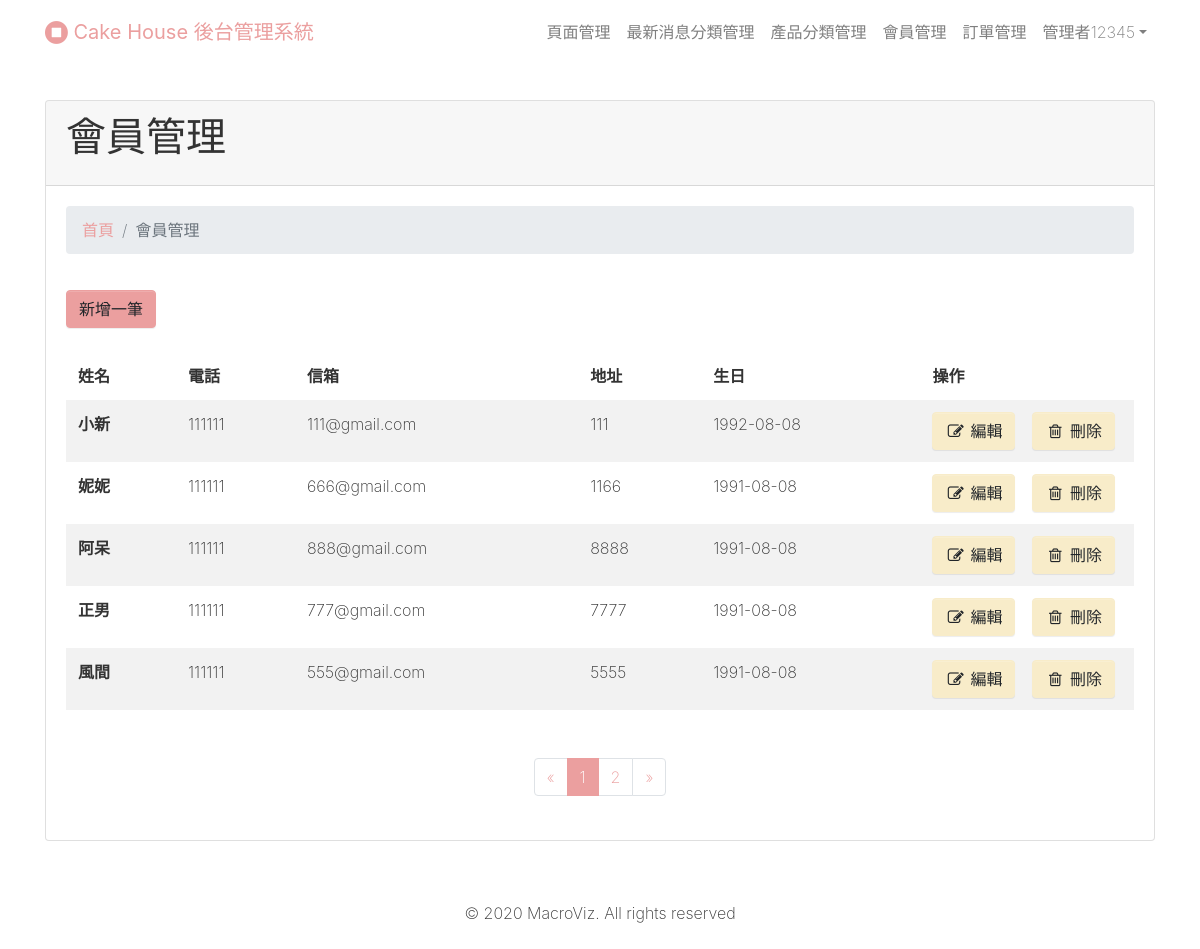
/admin/members/list.php (signed in), run on the app's committed database.
### tables this page shows
CREATE TABLE `members` (
  `memberID` int(11) NOT NULL,
  `level` int(12) DEFAULT NULL,
  `name_date` varchar(255) DEFAULT NULL,
  `account` varchar(255) DEFAULT NULL,
  `password` varchar(255) DEFAULT NULL,
  `phone` varchar(255) DEFAULT NULL,
  `mobile` varchar(255) DEFAULT NULL,
  `email` varchar(255) DEFAULT NULL,
  `county` varchar(255) DEFAULT NULL,
  `district` varchar(255) DEFAULT NULL,
  `zipcode` varchar(255) DEFAULT NULL,
  `address` varchar(255) DEFAULT NULL,
  `birthday` varchar(255) DEFAULT NULL,
  `gender` int(11) DEFAULT NULL,
  `created_at` varchar(255) DEFAULT NULL,
  `updated_at` varchar(255) DEFAULT NULL
);

### admin/members/list.php (the view, shortened to what this page needs)
<?php require_once('../../connection/connection.php'); ?>
<?php
$limit = 5;
if(isset($_GET['page'])){
  $page = $_GET['page'];
}else{
  $page = 1;
}
$start_form = ($page-1) * $limit;
$query = $db->query("SELECT * FROM members   LIMIT ".$start_form.",".$limit);
$all_members = $query->fetchAll(PDO::FETCH_ASSOC);
?>
<!DOCTYPE html>
<html>
<?php require_once('../layouts/head.php'); ?>
<body style="">
<?php require_once('../layouts/navbar.php'); ?>
  <div class="py-4">
    <div class="container">
      <div class="row">
        <div class="col-md-12">
          <div class="card">
            <div class="card-header">
              <h1>會員管理</h1>
            </div>
            <div class="card-body">
              <ul class="breadcrumb mb-2">
                <li class="breadcrumb-item"> <a href="#">首頁</a> </li>
                <li class="breadcrumb-item active"><a >會員管理</a></li>
              </ul>
              <div class="row">
                <div class="col-md-12 my-3"><a class="btn btn-primary" href="create.php">新增一筆</a></div>
              </div>
              <div class="table-responsive">
                <table class="table table-striped table-borderless">
                  <thead>
                    <tr>
                      <th scope="col">姓名</th>
                      <th scope="col">電話</th>
                      <th scope="col">信箱</th>
                      <th scope="col">地址</th>
                      <th scope="col">生日</th>
                      <th scope="col" width="20%">操作</th>
                    </tr>
                  </thead>
                  <tbody>
                  <?php foreach($all_members as $members){ ?>
                    <tr>
                      <th scope="row"><?php echo $members['name_date']; ?></th>
                      <td><?php echo $members['phone']; ?></td>
                      <td><?php echo $members['email']; ?></td>
                      <td><?php echo $members['address']; ?></td>
                      <td><?php echo $members['birthday']; ?></td>
                      <td>
                        <a class="btn btn-secondary" href="edit.php?gmemberID=<?php echo $members['memberID'];?>"><i class="fa fa-pencil-square-o fa-fw"></i>&nbsp;編輯</a>
                        <a class="btn btn-secondary ml-2" onclick="if(!confirm('是否確定刪除此筆資料?刪除後無法回復')){return false;};" href="delete.php?gmemberID=<?php echo  $members['memberID']; ?>"><i class="fa fa-fw fa-trash-o"></i>&nbsp;刪除</a>
                      </td>
                    </tr>
                  <?php } ?>
                  </tbody>
                </table>
              </div>
              <?php
               $query2 = $db->query("SELECT * FROM members");
               $date =  $query2->fetchAll(PDO::FETCH_ASSOC);
               $total_pages = ceil(count($date)/$limit);
              ?>
                  <ul class="pagination my-3 justify-content-center">
                    <li class="page-item"> <a class="page-link" href="list.php?page=<?php echo $page-1; ?>"> <span>«</span></a> </li>
                    <?php for($i = 1;$i <= $total_pages; $i++){ ?>
                    <?php if ($page ==$i) {?>
                       <li class="page-item active">
                    <?php }else{?>
                      <li class="page-item">
                    <?php }?>
                    <a class="page-link" href="list.php?page=<?php echo $i; ?>"><?php echo $i ;?></a> </li>
                    <?php } ?>
                    <li class="page-item"> <a class="page-link" href="list.php?page=<?php echo $page+1; ?>"> <span>»</span></a> </li>
                  </ul>
            </div>
          </div>
        </div>
      </div>
    </div>
  </div>
  <?php require_once('../layouts/footer.php'); ?>
</body>
</html>

### data on the page
members: name_date "小新", phone "111111", email "111@gmail.com", address "111", birthday "1992-08-08"
members: name_date "妮妮", phone "111111", email "666@gmail.com", address "1166", birthday "1991-08-08"
members: name_date "阿呆", phone "111111", email "888@gmail.com", address "8888", birthday "1991-08-08"
members: name_date "正男", phone "111111", email "777@gmail.com", address "7777", birthday "1991-08-08"
members: name_date "風間", phone "111111", email "555@gmail.com", address "5555", birthday "1991-08-08"

### other printed values
$_SESSION['user'] "12345"
